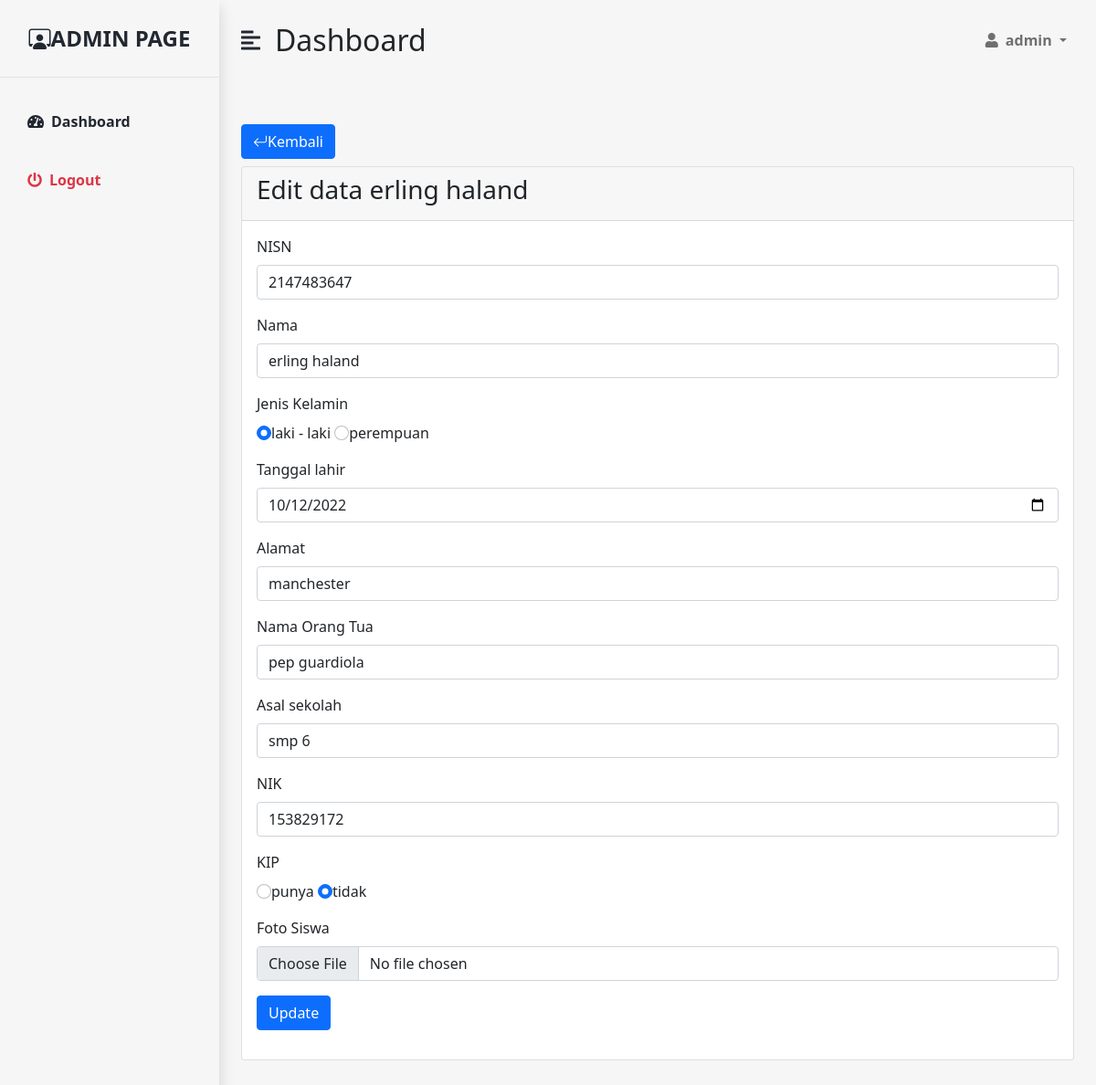
/edit.php?id=13 (signed in), run on the app's committed database.
### tables this page shows
CREATE TABLE `siswa` (
  `id` int(4) NOT NULL,
  `nisn` int(25) NOT NULL,
  `nama` varchar(50) NOT NULL,
  `gender` enum('laki - laki','perempuan','','') NOT NULL,
  `tgl_lahir` date NOT NULL,
  `alamat` varchar(100) NOT NULL,
  `ortu` varchar(50) NOT NULL,
  `asal` varchar(50) NOT NULL,
  `nik` int(50) NOT NULL,
  `kip` enum('punya','tidak','','') NOT NULL,
  `foto` varchar(50) NOT NULL
);

CREATE TABLE `gender` (
  `jenis_kelamin` varchar(15) NOT NULL,
  `kip` varchar(15) NOT NULL
);

### caesar.php (called while the page is built, shortened)
<?php
function geser_teks($string, $key) {
    return implode('', array_map(function ($char) use ($key) {
        return geser_karakter($char, $key);
    }, str_split($string)));
}
function geser_karakter($char, $shift) {
    $shift = $shift % 25;
    $ascii = ord($char);
    $shifted = $ascii + $shift;
    if ($ascii >= 97 && $ascii <= 122) {
        return chr(geser_huruf_kecil($shifted));
    }
    return chr($ascii);
}
function geser_huruf_kecil($ascii) {
    return $ascii;
}
function dekripsi($ciphertext, $key = -3) {
    return geser_teks($ciphertext, -$key);
}

### edit.php (the view, shortened to what this page needs)
<?php
include('header.php');
include('database/config.php');
include('caesar.php');
  if (isset($_GET['id'])) {
    $id = ($_GET["id"]);
    $query = "SELECT * FROM siswa WHERE id='$id'";
    $result = mysqli_query($conn, $query);
    $edit = mysqli_fetch_assoc($result);
  } else {
    echo "<script>alert('Masukkan data id.');window.location='dashboard.php';</script>";
  }
?>
<div class="container-fluid px-4">
        <div class="row my-5">
        <div class="text-start">
                <button type="button" class="btn btn-primary mb-2" onclick="window.location.href='dashboard.php'"><i class="bi bi-arrow-return-left"></i></i>Kembali</button>
            </div>
                <div class="col">
                <div class="card">
                    <div class="card-header">
                        <h3>Edit data <?= $edit['nama']; ?></h3>
                    </div>
                    <div class="card-body">
                    <form id="contactForm" enctype="multipart/form-data" action="proses-edit.php" method="POST">
                        <div class="mb-3">
                        <div class="mb-3">
                            <label class="form-label" for="">NISN</label>
                            <input class="form-control" type="text" id="nisn" name="nisn" required value="<?= $edit['nisn']; ?>"/>
                        </div>
                        <div class="mb-3">
                            <label class="form-label" for="">Nama</label>
                            <input class="form-control" type="text" id="nama" name="nama" required value="<?= $edit['nama']; ?>"/>
                        </div>
                        <div class="mb-3">
                        <label class="form-label"> Jenis Kelamin</label> <br>
                        <?php
                        $radio = mysqli_query($conn,"SELECT * FROM siswa WHERE id='$id' ");
                        $r = mysqli_fetch_array($radio);
                            $query = mysqli_query($conn, "SELECT * FROM gender");
                            while($row = mysqli_fetch_array($query)){
                        ?>
                        <input class="form-check-input" type="radio" name="jenis_kelamin" id="jenis_kelamin" value="<?= $row['jenis_kelamin']; ?>" <?= ($row['jenis_kelamin'] == $r['gender'])?"checked":"" ?> ><?= $row['jenis_kelamin']; ?>
                        <?php  } ?>
                        </div>
                        <div class="mb-3">
                            <label class="form-label" for="">Tanggal lahir</label>
                            <input class="form-control" type="date" id="tgl_lahir" name="tgl_lahir" required value="<?= $edit['tgl_lahir']; ?>"/>
                        </div>
                        <div class="mb-3">
                            <label class="form-label" for="">Alamat</label>
                            <input class="form-control" type="text" id="alamt" name="alamat" required value="<?= $edit['alamat']; ?>"/>
                        </div>
                        <div class="mb-3">
                            <?php $ortu1= $edit['ortu']; ?>
                            <label class="form-label" for="">Nama Orang Tua</label>
                            <input class="form-control" type="text" id="ortu" name="ortu" required value="<?= $ortu = dekripsi($ortu1 , 3);  ?>"/>
                        </div>
                        <div class="mb-3">
                            <label class="form-label" for="">Asal sekolah</label>
                            <input class="form-control" type="text" id="asal" name="asal" required value="<?= $edit['asal']; ?>"/>
                        </div>
                        <div class="mb-3">
                            <label class="form-label" for="kode_product">NIK</label>
                            <input class="form-control" type="text" id="nik" name="nik" required value="<?= $edit['nik']; ?>"/>
                        </div>
                        <div class="mb-3">
                        <label class="form-label"> KIP</label> <br>
                            <?php
                            $radio = mysqli_query($conn,"SELECT * FROM siswa  where id='$id' ");
                           $r = mysqli_fetch_array($radio);
                                $query = mysqli_query($conn, "SELECT * FROM gender ");
                                while($row = mysqli_fetch_array($query)){
                            ?>
                            <input class="form-check-input" type="radio" name="kip" id="kip" value="<?= $row['kip']; ?>" <?= ($row['kip'] == $r['kip'])?"checked":"" ?> ><?= $row['kip']; ?>
                            <?php  } ?>
                        </div>
                        <div class="mb-3">
                            <label class="form-label" for="">Foto Siswa</label>
                            <input class="form-control" id="foto" name="foto"  type="file" placeholder="Foto Siswa" required/>
                        </div>
                        <div class="mb-3">
                            <button type=" submit" name="submit" class="btn btn-primary">Update</button>
                        </div>
                        </form>
                    </div>
                    </div>
                    </div>
                    </div>
                    </div>
                </div>
            </div>
<?php
    include('footer.php');
?>

### assets/css/style-admin.css (style rules this page uses)
:root { --main-bg-color: #f4d143; --main-text-color: #222831; --second-text-color: #bbbec5; --second-bg-color: #f5df8a; }

### data on the page
siswa: nama "erling haland", nisn "2147483647", gender "☑", tgl_lahir "10/12/2022", alamat "manchester", ortu "pep guardiola", asal "smp 6", nik "153829172", kip "☑"
gender: jenis_kelamin "laki - laki", kip "punya"
gender: jenis_kelamin "perempuan", kip "tidak"

### other printed values
$_SESSION['username'] "admin"
